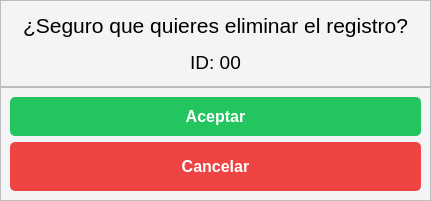
<?xml version="1.0" encoding="UTF-8"?>
<ui version="4.0">
 <class>DeleteWindow</class>
 <widget class="QWidget" name="DeleteWindow">
  <property name="geometry">
   <rect>
    <x>0</x>
    <y>0</y>
    <width>431</width>
    <height>201</height>
   </rect>
  </property>
  <property name="windowTitle">
   <string>Eliminar Registro</string>
  </property>
  <property name="styleSheet">
   <string notr="true">QWidget{
	background-color: #f3f4f6;
}</string>
  </property>
  <layout class="QVBoxLayout" name="verticalLayout">
   <property name="spacing">
    <number>0</number>
   </property>
   <property name="leftMargin">
    <number>0</number>
   </property>
   <property name="topMargin">
    <number>0</number>
   </property>
   <property name="rightMargin">
    <number>0</number>
   </property>
   <property name="bottomMargin">
    <number>0</number>
   </property>
   <item>
    <widget class="QFrame" name="frame">
     <property name="frameShape">
      <enum>QFrame::StyledPanel</enum>
     </property>
     <property name="frameShadow">
      <enum>QFrame::Raised</enum>
     </property>
     <layout class="QVBoxLayout" name="verticalLayout_2">
      <item>
       <widget class="QLabel" name="label">
        <property name="font">
         <font>
          <family>Arial</family>
          <pointsize>16</pointsize>
         </font>
        </property>
        <property name="text">
         <string>¿Seguro que quieres eliminar el registro?</string>
        </property>
        <property name="alignment">
         <set>Qt::AlignCenter</set>
        </property>
       </widget>
      </item>
      <item>
       <widget class="QLabel" name="lblEliminarRegistroID">
        <property name="font">
         <font>
          <family>Arial</family>
          <pointsize>14</pointsize>
         </font>
        </property>
        <property name="text">
         <string>ID: 00</string>
        </property>
        <property name="alignment">
         <set>Qt::AlignCenter</set>
        </property>
       </widget>
      </item>
     </layout>
    </widget>
   </item>
   <item>
    <widget class="QFrame" name="frame_2">
     <property name="frameShape">
      <enum>QFrame::StyledPanel</enum>
     </property>
     <property name="frameShadow">
      <enum>QFrame::Raised</enum>
     </property>
     <layout class="QVBoxLayout" name="verticalLayout_3">
      <item>
       <widget class="QPushButton" name="btnEliminarAceptar">
        <property name="font">
         <font>
          <family>Arial</family>
          <pointsize>12</pointsize>
          <weight>75</weight>
          <bold>true</bold>
         </font>
        </property>
        <property name="cursor">
         <cursorShape>PointingHandCursor</cursorShape>
        </property>
        <property name="styleSheet">
         <string notr="true">QPushButton{
	background-color: #22c55e;
	color: #fff;
	padding: 10px;
	border-radius: 5px;
}

QPushButton::hover{
	background-color: #16a34a;
}</string>
        </property>
        <property name="text">
         <string>Aceptar</string>
        </property>
       </widget>
      </item>
      <item>
       <widget class="QPushButton" name="btnEliminarCancelar">
        <property name="font">
         <font>
          <family>Arial</family>
          <pointsize>12</pointsize>
          <weight>75</weight>
          <bold>true</bold>
         </font>
        </property>
        <property name="cursor">
         <cursorShape>PointingHandCursor</cursorShape>
        </property>
        <property name="styleSheet">
         <string notr="true">QPushButton{
	background-color: #ef4444;
	color: #fff;
	padding: 15px;
	border-radius: 5px;
}

QPushButton::hover{
	background-color: #dc2626;
}</string>
        </property>
        <property name="text">
         <string>Cancelar</string>
        </property>
       </widget>
      </item>
     </layout>
    </widget>
   </item>
  </layout>
 </widget>
 <resources/>
 <connections/>
</ui>
